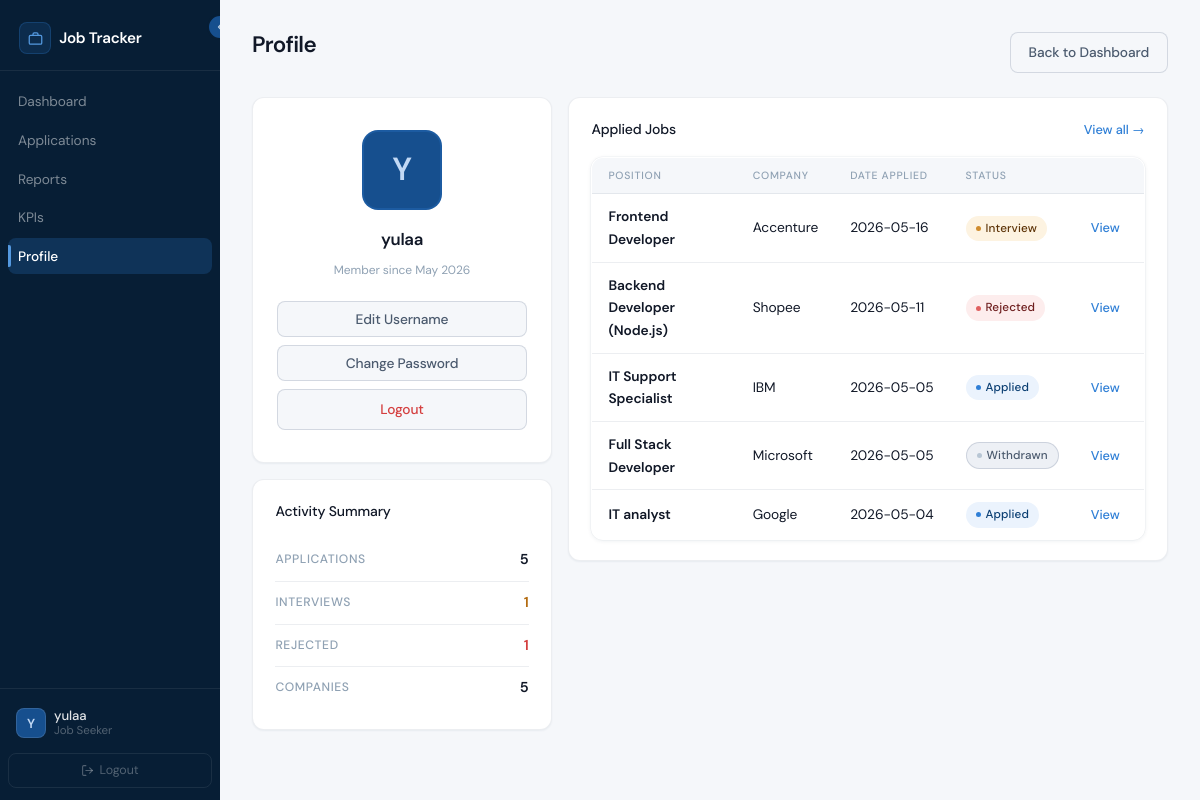
The page /pages/profile.php (signed in) on the database its author committed.
### tables this page shows
CREATE TABLE `users` (
  `user_id` int(11) NOT NULL,
  `username` varchar(50) NOT NULL,
  `email` varchar(100) NOT NULL,
  `password` varchar(255) NOT NULL,
  `created_at` timestamp NOT NULL DEFAULT current_timestamp()
);

CREATE TABLE `applications` (
  `application_id` int(11) NOT NULL,
  `user_id` int(11) NOT NULL,
  `company_id` int(11) NOT NULL,
  `status_id` int(11) NOT NULL,
  `position` varchar(150) NOT NULL,
  `applied_date` date NOT NULL,
  `job_url` varchar(255) NOT NULL,
  `updated_at` timestamp NOT NULL DEFAULT current_timestamp() ON UPDATE current_timestamp()
);

CREATE TABLE `companies` (
  `company_id` int(11) NOT NULL,
  `name` varchar(100) NOT NULL,
  `industry` varchar(100) NOT NULL,
  `website` varchar(255) NOT NULL,
  `location` varchar(100) DEFAULT NULL
);

CREATE TABLE `statuses` (
  `status_id` int(11) NOT NULL,
  `label` varchar(50) NOT NULL,
  `sort_order` int(11) DEFAULT NULL
);

### pages/profile.php (the view, shortened to what this page needs)
<?php
$conn    = get_conn();
$user_id = $_SESSION['user_id'];
$user_stmt = mysqli_prepare($conn, "SELECT * FROM users WHERE user_id = ?");
mysqli_stmt_bind_param($user_stmt, "i", $user_id);
mysqli_stmt_execute($user_stmt);
$user = mysqli_fetch_assoc(mysqli_stmt_get_result($user_stmt));
$stats = mysqli_fetch_assoc(mysqli_query($conn, "
    SELECT
        COUNT(*)               AS total,
        SUM(status_id = 2)     AS interviews,
        SUM(status_id = 3)     AS rejected,
        COUNT(DISTINCT company_id) AS companies
    FROM applications WHERE user_id = $user_id
"));
$applied = mysqli_query($conn, "
    SELECT a.application_id, a.position, a.applied_date,
           c.name AS company, s.label AS status
    FROM applications a
    JOIN companies c ON a.company_id = c.company_id
    JOIN statuses  s ON a.status_id  = s.status_id
    WHERE a.user_id = $user_id
    ORDER BY a.applied_date DESC
    LIMIT 5
");
$username     = $user['username'] ?? 'User';
$initials     = strtoupper(substr($username, 0, 1));
$member_since = isset($user['created_at']) ? date('F Y', strtotime($user['created_at'])) : '—';
?>
<!DOCTYPE html>
<html lang="en">
<head>
  <link rel="stylesheet" href="../css/style.css">
</head>
<body>
<?php include "../includes/header.php"; ?>
<div class="container">
  <div class="page-header">
    <h1>Profile</h1>
    <a href="dashboard.php" class="btn btn-secondary">Back to Dashboard</a>
  </div>
  <div class="detail-grid" style="grid-template-columns:1fr 2fr;">
    <div style="display:flex;flex-direction:column;gap:1rem;">
      <div class="dash-card" style="text-align:center;padding:2rem 1.5rem;">
        <div style="
          width:80px;height:80px;border-radius:var(--r-xl);
          background:var(--navy-mid);color:var(--blue-light);
          font-size:2rem;font-weight:600;
          display:flex;align-items:center;justify-content:center;
          margin:0 auto 1rem;border:2px solid rgba(47,127,214,.25);">
          <?= htmlspecialchars($initials) ?>
        </div>
        <div style="font-size:1.05rem;font-weight:600;color:var(--text-primary);letter-spacing:-0.02em;">
          <?= htmlspecialchars($username) ?>
        </div>
        <div style="font-size:0.75rem;color:var(--text-muted);margin-top:8px;">
          Member since <?= $member_since ?>
        </div>
        <div style="display:flex;flex-direction:column;gap:.5rem;margin-top:1.25rem;">
          <button class="btn btn-secondary" style="width:100%;" onclick="openModal('editNameModal')">
            Edit Username
          </button>
          <button class="btn btn-secondary" style="width:100%;" onclick="openModal('changePasswordModal')">
            Change Password
          </button>
          <a href="../auth/logout.php" class="btn btn-secondary" style="width:100%;color:var(--red);">
            Logout
          </a>
        </div>
      </div>
      <div class="dash-card">
        <div class="dash-card-header">
          <h2>Activity Summary</h2>
        </div>
        <div class="detail-list">
          <div class="detail-row">
            <span class="detail-label">Applications</span>
            <span class="detail-value" style="text-align:right;font-weight:600;"><?= $stats['total'] ?></span>
          </div>
          <div class="detail-row">
            <span class="detail-label">Interviews</span>
            <span class="detail-value" style="text-align:right;font-weight:600;color:var(--amber);"><?= $stats['interviews'] ?></span>
          </div>
          <div class="detail-row">
            <span class="detail-label">Rejected</span>
            <span class="detail-value" style="text-align:right;font-weight:600;color:var(--red);"><?= $stats['rejected'] ?></span>
          </div>
          <div class="detail-row">
            <span class="detail-label">Companies</span>
            <span class="detail-value" style="text-align:right;font-weight:600;"><?= $stats['companies'] ?></span>
          </div>
        </div>
      </div>
    </div>
    <div class="dash-card">
      <div class="dash-card-header">
        <h2>Applied Jobs</h2>
        <a href="applications.php" class="dash-link">View all →</a>
      </div>
      <?php if (mysqli_num_rows($applied) === 0): ?>
        <div class="empty-msg">No applications yet. <a href="applications.php" style="color:var(--blue);font-weight:500;">Add your first one →</a></div>
      <?php else: ?>
      <table class="data-table">
        <thead>
          <tr>
            <th>Position</th>
            <th>Company</th>
            <th>Date Applied</th>
            <th>Status</th>
            <th></th>
          </tr>
        </thead>
        <tbody>
          <?php while ($row = mysqli_fetch_assoc($applied)): ?>
          <tr>
            <td style="font-weight:600;">
              <?= htmlspecialchars($row['position']) ?>
            </td>
            <td><?= htmlspecialchars($row['company']) ?></td>
            <td class="cell-date"><?= $row['applied_date'] ?></td>
            <td>
              <span class="badge badge-<?= strtolower(str_replace(' ', '-', $row['status'])) ?>">
                <?= htmlspecialchars($row['status']) ?>
              </span>
            </td>
            <td>
              <a href="view_application.php?id=<?= $row['application_id'] ?>" class="action-link">View</a>
            </td>
          </tr>
          <?php endwhile; ?>
        </tbody>
      </table>
      <?php endif; ?>
    </div>
  </div>
</div>
<?php include "../includes/footer.php"; ?>

### rows shown on the page
users: username "Y", username "yulaa", created_at "May 2026"
applications: position "Frontend Developer", company.name "Accenture", applied_date "2026-05-16", status.label "Interview"
applications: position "Backend Developer (Node.js)", company.name "Shopee", applied_date "2026-05-11", status.label "Rejected"
applications: position "IT Support Specialist", company.name "IBM", applied_date "2026-05-05", status.label "Applied"
applications: position "Full Stack Developer", company.name "Microsoft", applied_date "2026-05-05", status.label "Withdrawn"
applications: position "IT analyst", company.name "Google", applied_date "2026-05-04", status.label "Applied"

### other values the page prints
substr($_SESSION['username'] ?? 'U', 0, 1) "Y"
$_SESSION['username'] "yulaa"
$stats['total'] "5"
$stats['interviews'] "1"
$stats['rejected'] "1"
$stats['companies'] "5"
